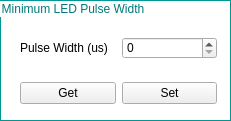
                        <widget class="QGroupBox" name="groupBox_LEDPulseWidth">
                         <property name="geometry">
                          <rect>
                           <x>220</x>
                           <y>20</y>
                           <width>231</width>
                           <height>121</height>
                          </rect>
                         </property>
                         <property name="toolTip">
                          <string>&lt;html&gt;&lt;head/&gt;&lt;body&gt;&lt;p&gt;Minimum LED pulse width supported by the LED driver.&lt;/p&gt;&lt;p&gt;The pattern sequence will not generate any pulse less then this value.&lt;/p&gt;&lt;p&gt;Pattern sequence setting may fail if such sequence is not possible.&lt;/p&gt;&lt;p&gt;Use zero for no LED modulation.&lt;/p&gt;&lt;/body&gt;&lt;/html&gt;</string>
                         </property>
                         <property name="styleSheet">
                          <string notr="true">QGroupBox{ border: 1px solid ;
background-color: transparent;
border-color: rgb(0,150,150);
color:rgb(0,120,120);
;}
</string>
                         </property>
                         <property name="title">
                          <string notr="true">Minimum LED Pulse Width</string>
                         </property>
                         <widget class="QWidget" name="layoutWidget_4">
                          <property name="geometry">
                           <rect>
                            <x>20</x>
                            <y>20</y>
                            <width>197</width>
                            <height>101</height>
                           </rect>
                          </property>
                          <layout class="QVBoxLayout" name="verticalLayout_16">
                           <item>
                            <layout class="QHBoxLayout" name="horizontalLayout_9">
                             <item>
                              <widget class="QLabel" name="label">
                               <property name="styleSheet">
                                <string notr="true">QLabel{border:0px}</string>
                               </property>
                               <property name="text">
                                <string>Pulse Width (us)</string>
                               </property>
                              </widget>
                             </item>
                             <item>
                              <widget class="QSpinBox" name="ledPulseWidth">
                               <property name="maximum">
                                <number>999</number>
                               </property>
                              </widget>
                             </item>
                            </layout>
                           </item>
                           <item>
                            <layout class="QHBoxLayout" name="horizontalLayout_32">
                             <item>
                              <widget class="QPushButton" name="ledPulseWidthGet">
                               <property name="text">
                                <string>Get</string>
                               </property>
                              </widget>
                             </item>
                             <item>
                              <widget class="QPushButton" name="ledPulseWidthSet">
                               <property name="text">
                                <string>Set</string>
                               </property>
                              </widget>
                             </item>
                            </layout>
                           </item>
                          </layout>
                         </widget>
                        </widget>
